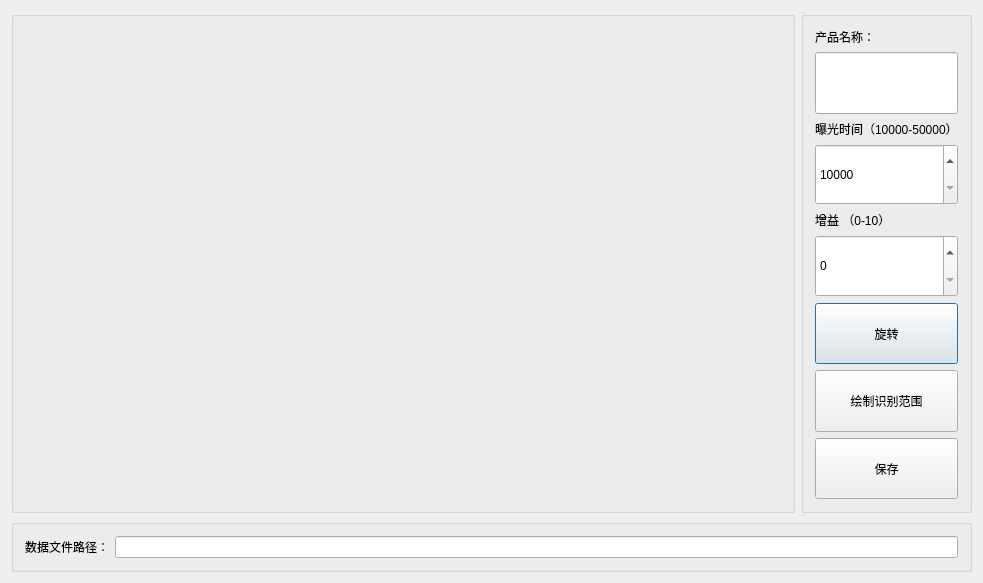
<?xml version="1.0" encoding="UTF-8"?>
<ui version="4.0">
 <class>DlgChangeProductConfigClass</class>
 <widget class="QDialog" name="DlgChangeProductConfigClass">
  <property name="geometry">
   <rect>
    <x>0</x>
    <y>0</y>
    <width>983</width>
    <height>583</height>
   </rect>
  </property>
  <property name="windowTitle">
   <string>DlgChangeProductConfig</string>
  </property>
  <layout class="QVBoxLayout" name="verticalLayout_2">
   <item>
    <layout class="QHBoxLayout" name="horizontalLayout" stretch="1,0">
     <item>
      <widget class="QGroupBox" name="gBox_dispalyImage">
       <property name="title">
        <string/>
       </property>
      </widget>
     </item>
     <item>
      <widget class="QGroupBox" name="groupBox_2">
       <property name="title">
        <string/>
       </property>
       <layout class="QVBoxLayout" name="verticalLayout" stretch="0,1,0,1,0,1,1,1,1">
        <item>
         <widget class="QLabel" name="label_productName">
          <property name="text">
           <string>产品名称：</string>
          </property>
         </widget>
        </item>
        <item>
         <widget class="QLineEdit" name="lEdit_productName">
          <property name="sizePolicy">
           <sizepolicy hsizetype="Expanding" vsizetype="Preferred">
            <horstretch>0</horstretch>
            <verstretch>0</verstretch>
           </sizepolicy>
          </property>
         </widget>
        </item>
        <item>
         <widget class="QLabel" name="label_drawRecognitionRange">
          <property name="text">
           <string>曝光时间（10000-50000）</string>
          </property>
         </widget>
        </item>
        <item>
         <widget class="QSpinBox" name="sBox_exposureTime">
          <property name="sizePolicy">
           <sizepolicy hsizetype="Minimum" vsizetype="Preferred">
            <horstretch>0</horstretch>
            <verstretch>0</verstretch>
           </sizepolicy>
          </property>
          <property name="minimum">
           <number>10000</number>
          </property>
          <property name="maximum">
           <number>50000</number>
          </property>
          <property name="singleStep">
           <number>5000</number>
          </property>
         </widget>
        </item>
        <item>
         <widget class="QLabel" name="label_gain">
          <property name="text">
           <string>增益 （0-10）</string>
          </property>
         </widget>
        </item>
        <item>
         <widget class="QSpinBox" name="sBox_gain">
          <property name="sizePolicy">
           <sizepolicy hsizetype="Minimum" vsizetype="Preferred">
            <horstretch>0</horstretch>
            <verstretch>0</verstretch>
           </sizepolicy>
          </property>
          <property name="maximum">
           <number>10</number>
          </property>
         </widget>
        </item>
        <item>
         <widget class="QPushButton" name="pbtn_spinImage">
          <property name="sizePolicy">
           <sizepolicy hsizetype="Minimum" vsizetype="Preferred">
            <horstretch>0</horstretch>
            <verstretch>0</verstretch>
           </sizepolicy>
          </property>
          <property name="text">
           <string>旋转</string>
          </property>
         </widget>
        </item>
        <item>
         <widget class="QPushButton" name="pbtn_drawRecognitionRange">
          <property name="sizePolicy">
           <sizepolicy hsizetype="Minimum" vsizetype="Preferred">
            <horstretch>0</horstretch>
            <verstretch>0</verstretch>
           </sizepolicy>
          </property>
          <property name="text">
           <string>绘制识别范围</string>
          </property>
         </widget>
        </item>
        <item>
         <widget class="QPushButton" name="pbt_saveProductConfig">
          <property name="sizePolicy">
           <sizepolicy hsizetype="Minimum" vsizetype="Expanding">
            <horstretch>0</horstretch>
            <verstretch>0</verstretch>
           </sizepolicy>
          </property>
          <property name="text">
           <string>保存</string>
          </property>
         </widget>
        </item>
       </layout>
      </widget>
     </item>
    </layout>
   </item>
   <item>
    <widget class="QGroupBox" name="groupBox_3">
     <property name="title">
      <string/>
     </property>
     <layout class="QHBoxLayout" name="horizontalLayout_2">
      <item>
       <widget class="QLabel" name="label_filePath">
        <property name="text">
         <string>数据文件路径：</string>
        </property>
       </widget>
      </item>
      <item>
       <widget class="QLineEdit" name="lEdit_filePath"/>
      </item>
     </layout>
    </widget>
   </item>
  </layout>
 </widget>
 <layoutdefault spacing="6" margin="11"/>
 <resources/>
 <connections/>
</ui>
